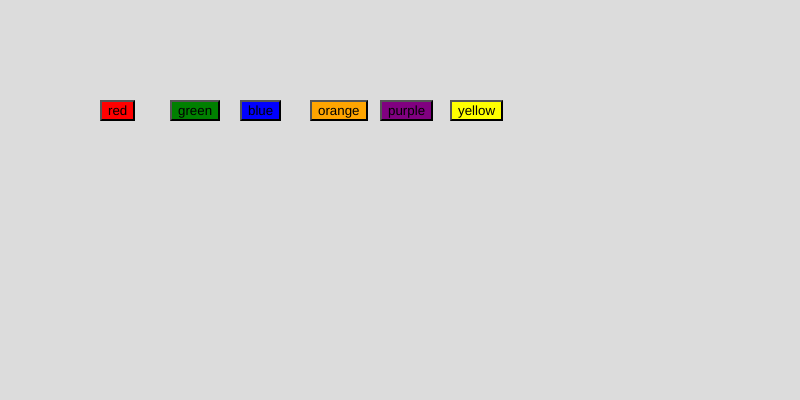
Frame 1 (no input)
Frame 60 (no input): identical to frame 1, image omitted
Frame 120 (the mouse pressed at the canvas centre since frame 60): identical to frame 1, image omitted

The p5.js sketch that drew this single still picture (run headless with seeded random() and noise() and a simulated clock; from frame 60 on, the mouse is pressed at the canvas centre):

// p5.js sketch
// ── sketch.js
let kleuren = ["red", "green", "blue", "orange", "purple", "yellow"];
let backgroundcolor = 220;
let bestanden = ["elephant", "giraffe", "hippo", "monkey",
  "panda", "parrot", "penguin", "pig", "rabbit", "snake"];
let colorButtons = [];

function setup() {
  createCanvas(800, 400);

  colorButtons = [];
  for (let i = 0; i < kleuren.length; i++) {
    let button = createButton(kleuren[i]);
    button.position(100 + (i * 70), 100);
    button.style('background-color', kleuren[i]);
    button.mousePressed(buttonclicked);
    colorButtons.push(button);
  }
}

function draw() {
  background(backgroundcolor);


}
function buttonclicked() {
  let buttonThatWasPressed = checkWhichButtonWasPressed();
  if (buttonThatWasPressed < 0) {
    console.log("Invalid button!")
  }
  else {
    backgroundcolor = kleuren[buttonThatWasPressed];
   for (let i = 0; i < kleuren.length; i++) {
    colorButtons.show();
   }
    colorButtons[buttonThatWasPressed].hide();
  }

}

function checkWhichButtonWasPressed() {
  for (let i = 0; i < colorButtons.length; i++) {
    let xPos = colorButtons[i].x;
    let yPos = colorButtons[i].y;
    if (mouseX >= xPos && mouseX <= xPos + colorButtons[i].width &&
      mouseY >= yPos && mouseY <= yPos + colorButtons[i].height) {
      return i;
    }
  }
  return -1;
}
